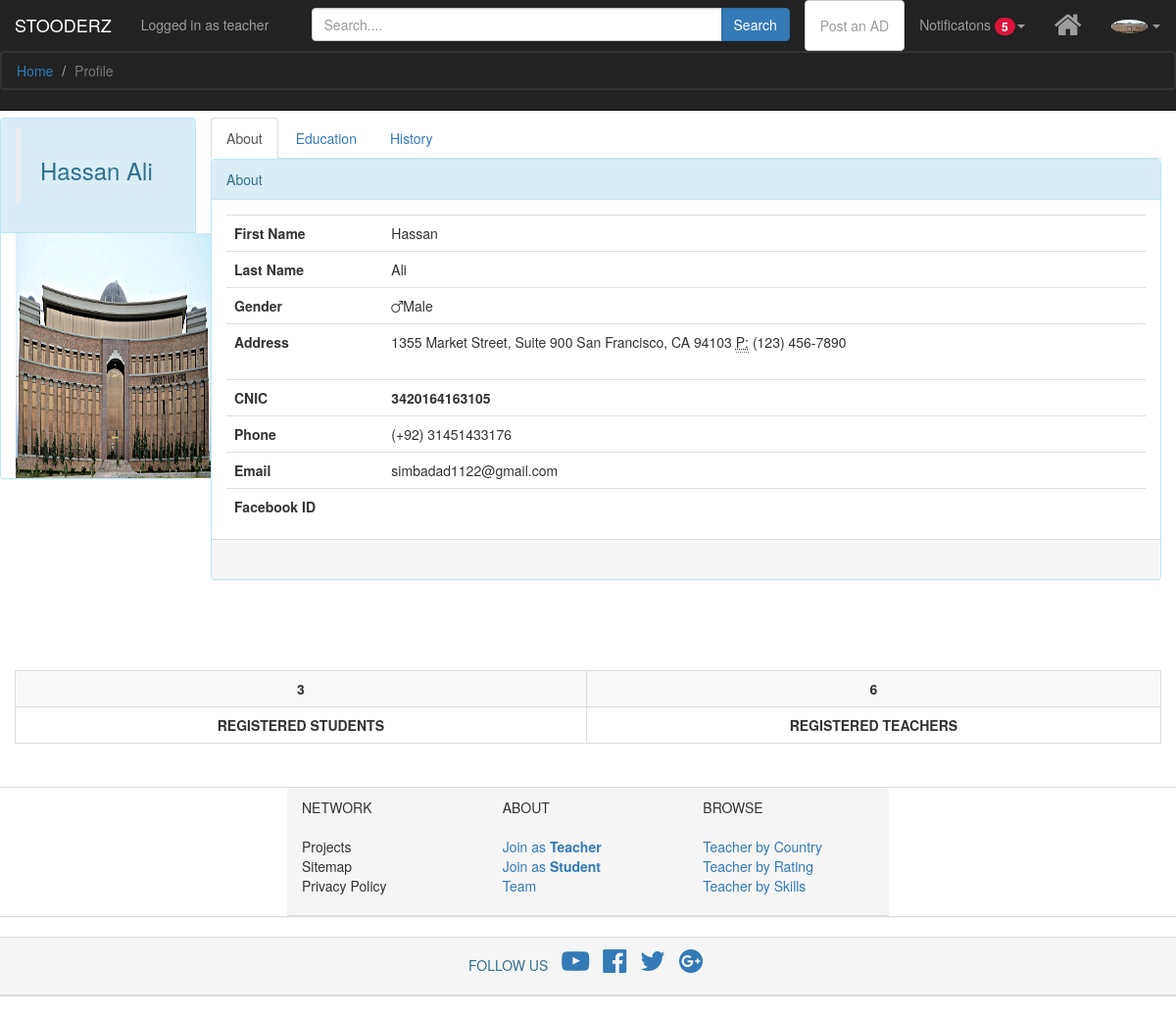
/Profile.php (signed in), run on the app's committed database.
### tables this page shows
CREATE TABLE IF NOT EXISTS `person` (
  `email` varchar(40) NOT NULL,
  `pwd` varchar(100) DEFAULT NULL,
  `fname` varchar(15) DEFAULT NULL,
  `lname` varchar(15) DEFAULT NULL,
  `city` varchar(20) DEFAULT NULL,
  `mobile_no` bigint(15) DEFAULT NULL,
  `facebook` varchar(50) DEFAULT NULL,
  `user_category` char(15) DEFAULT NULL,
  `account_status` char(15) NOT NULL DEFAULT 'inactive',
  PRIMARY KEY (`email`)
);

CREATE TABLE IF NOT EXISTS `teacher` (
  `user_teacher` int(6) NOT NULL AUTO_INCREMENT,
  `email` varchar(40) DEFAULT NULL,
  `cnic` bigint(13) DEFAULT NULL,
  `rating` bigint(2) DEFAULT '0',
  `gender` char(10) DEFAULT 'Male',
  `previous_experience` char(5) DEFAULT 'No',
  PRIMARY KEY (`user_teacher`),
  KEY `email` (`email`)
);

### utlities.php (called while the page is built)
<?php
function loggedIn(){
	if(isset($_SESSION['user']) and !empty($_SESSION['user'])){
		return true;
	}else{
		return false;
	}
}
 ?>

### Profile.php (the view, shortened to what this page needs)
<!DOCTYPE html>
<html lang="en">
<head>
    <link rel="stylesheet" href="css/bootstrap/css/bootstrap.min.css">
    <link rel="stylesheet" href="css/font-awesome/css/font-awesome.min.css">
    <link rel="stylesheet" href="css/basic.css">
</head>
<body>
<?php
require 'connection.php';
require'utlities.php';
 if(loggedIn()){
    include 'navbar2.php';
    $userEmail=$_SESSION['user'];
    $sql="SELECT * FROM person WHERE `email`='$userEmail' ";
    $sql1="SELECT * FROM `teacher` WHERE `email`='$userEmail' ";
    $result=mysqli_fetch_array(mysqli_query($connection,$sql),MYSQLI_BOTH);
    $result1=mysqli_fetch_array(mysqli_query($connection,$sql1),MYSQLI_BOTH);
}else{
    echo"login to view this page";
    header('location:loginerror.php');
}
?>
    <div class="container-fluid add_drop" style="margin: 10% 0 0 0">
        <div class="row">
            <div class=" col-xs-12 col-sm-2 col-md-2 panel panel-info">
                <div class="row panel-heading">
                    <blockquote>
                        <h3> <?php echo ucfirst($result['fname']). " ". ucfirst($result['lname']) ; ?> </h3>
                    </blockquote>
                </div>
                <div class="row">
                    <div class="col-xs-12">
                    <img name="show"src="<?php echo $_SESSION['imgPath'];?>" alt="some img" width ="200px" height="250px">
                    </div>
                </div>
            </div>
            <div class="col-md-10">
                <ul class="nav nav-tabs" role="tablist">
                    <li role="presentation" class="active"><a href="#home" aria-controls="home" role="tab" data-toggle="tab">About</a></li>
                    <li role="presentation"><a href="#profile" aria-controls="profile" role="tab" data-toggle="tab">Education</a></li>
                    <li role="presentation"> <a href="#messages" aria-controls="messages" role="tab" data-toggle="tab">History</a></li>
                </ul>
                <div class="tab-content">
                    <div role="tabpanel" class="tab-pane fade in active" id="home">
                        <div class="panel panel-info">
                            <div class="panel-heading">About</div>
                            <div class="panel-body table-responsive">
                                <table class="table">
                                    <tr>
                                        <th>First Name</th>
                                        <td> <?php echo ucfirst($result['fname']); ?> </td>
                                    </tr>
                                    <tr>
                                        <th>Last Name</th>
                                        <td><?php echo ucfirst($result['lname']); ?></td>
                                    </tr>
                                    <tr>
                                        <th>Gender</th>
                                        <td><b class="fa fa-mars" aria-hidden="true"></b><?php echo ucfirst($result1['gender']); ?> </td>
                                    </tr>
                                    <tr>
                                        <th>Address</th>
                                        <td><address>
                                        1355 Market Street, Suite 900 San Francisco, CA 94103 <abbr title="Phone">P:</abbr> (123) 456-7890
                                            </address>
                                        </td>
                                    </tr>
                                    <tr>
                                        <th>CNIC</th>
                                        <td><b><?php echo ucfirst($result1['cnic']); ?> </b> &nbsp;
                                        </td>
                                    </tr>
                                    <tr>
                                        <th>Phone</th>
                                        <td>(+92) <?php echo ucfirst($result['mobile_no']); ?></td>
                                    </tr>
                                    <tr>
                                        <th>Email</th>
                                        <td><?php echo ($result['email']); ?></td>
                                    </tr>
                                    <tr>
                                        <th>Facebook ID</th>
                                        <td><?php echo ($result['facebook']); ?></td>
                                    </tr>
                                </table>
                            </div>
                            <div class="panel-footer">&nbsp;</div>
                        </div>
                    </div>
                </div>
            </div>
        </div>
    </div>
    <?php include'footer.php'; ?>
</body>
</html>

### navbar2.php (shortened to what this page needs)
<?php
    $userEmail=$_SESSION['user'];
    $sql="SELECT `user_category` FROM `person` WHERE `email`='$userEmail'";
    $result=mysqli_fetch_array(mysqli_query($connection,$sql),MYSQLI_BOTH)['user_category'];
 ?>
    <div class="container-fluid">
        <nav role="navigation" class="navbar navbar-fixed-top navbar-inverse ">
            <div class="navbar-header">
                <a href="Home.php" class="navbar-brand">STOODERZ</a>
                <?php if(isset($_SESSION['userCategory'])){ ?>
                <a href="" class="navbar-text" title="">Logged in as <?php echo $result ?></a>  <?php } ?>
            </div>
            <div id="navbarCollapse" class="collapse navbar-collapse">
                <ul class="nav navbar-nav navbar-right">
                    <li class="hidden-xs">
                        <form class="form-inline" id="formUp" method="POST" action="Search.php" style="padding-top:8px;">
                            <div class="input-group">
                                <input type="text" class="form-control" size="50" id="search" name="search" placeholder="Search...." required>
                                <div class="input-group-btn">
                                    <input type="submit" value="Search" class="btn btn-primary">
                                </div>
                            </div>
                        </form>
                    </li>
                    <?php if ($result=='teacher') {
                    ?>
                    <li><a href="Forms/course.php" class="btn btn-default" style="margin-left: 15px;">Post an AD</a></li>
                    <?php }
                    ?>
                    <li class="dropdown">
                        <a data-toggle="dropdown" class="dropdown-toggle" href="#">Notificatons <b class="badge red">5</b><b class="caret"></b></a>
                    </li>
                     <li class="dropdown">
                        <a class="fa fa-home" href="Home.php" style="font-size:30px;"></a>
                    </li>
                    <li class="dropdown">
                        <a data-toggle="dropdown" class="dropdown-toggle" href="#"><img src="<?php echo $_SESSION['imgPath'];  ?>" width="37px"  class="img-circle"> <b class="caret"></b></a>
                    </li>
                </ul>
            </div>
            <ol class="breadcrumb" style="background-color:#222;border:2px solid #333;color:#9d9d9d">
                   <li><a href="Home.php">Home</a></li>
  <li class="active">AboutUs</li>
</ol>
        </nav>
    </div>

### css/basic.css (style rules this page uses)
.red { background-color: crimson; }

### Profile.php (style rules this page uses)
.red { background-color: crimson; }

### data on the page
person: user_category "teacher", fname "Hassan", lname "Ali", mobile_no "31451433176", email "simbadad1122@gmail.com"
teacher: gender "Male", cnic "3420164163105"

### other printed values
$result1['student_count'] "3"
$result['teacher_count'] "6"
